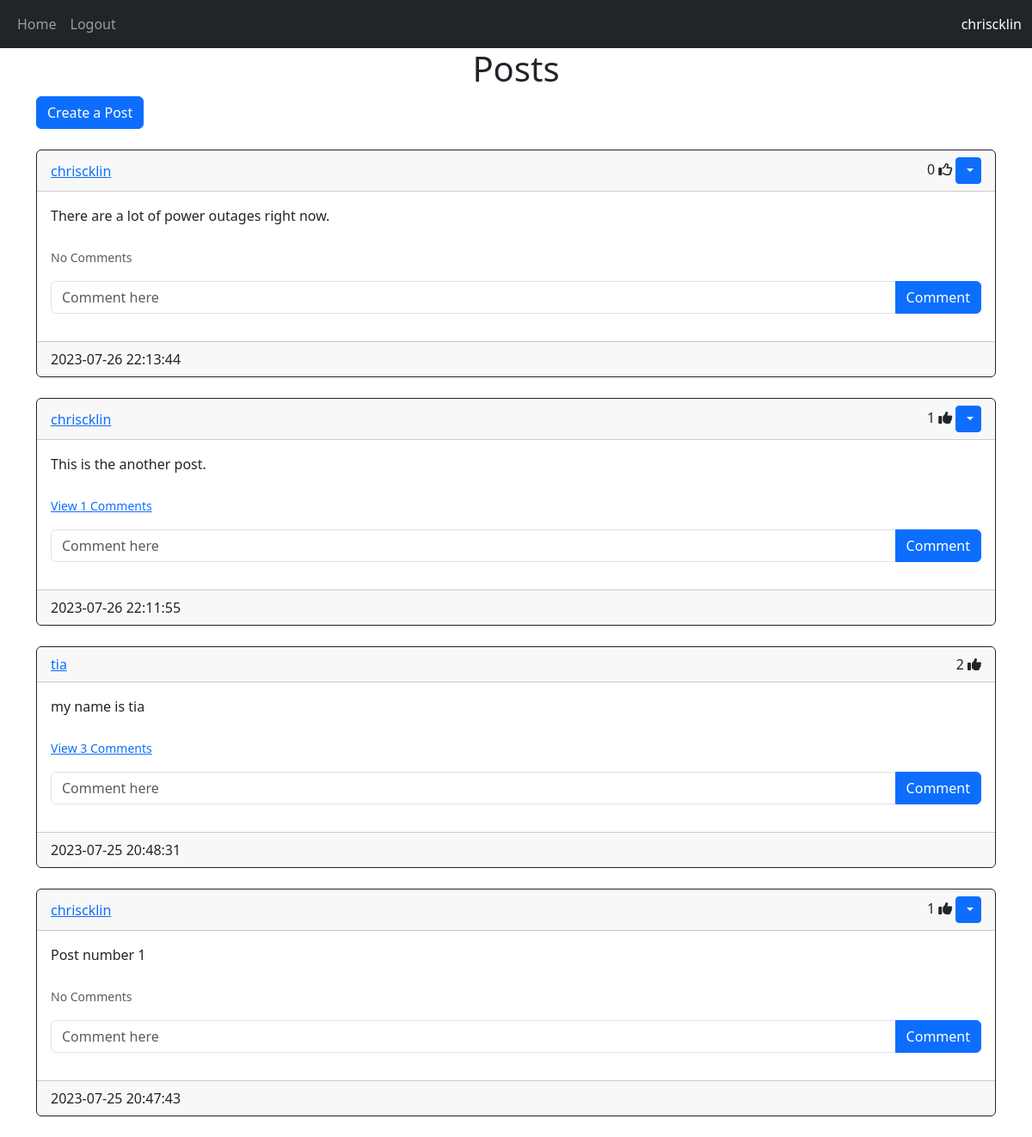
Screenshot of /home (signed in) with the database file from the repository.
### website/models.py (models this page shows)
class User(db.Model, UserMixin):
    id = db.Column(db.Integer, primary_key=True)
    email = db.Column(db.String(150), unique=True)
    username = db.Column(db.String(150), unique=True)
    password = db.Column(db.String(150))
    date_created = db.Column(db.DateTime(timezone=True), default=func.now())
    posts = db.relationship(
        'Post', backref='user', passive_deletes=True, order_by="Post.date_created.desc()")
    comments = db.relationship(
        'Comment', backref='user', passive_deletes=True, order_by="Comment.date_created.desc()")
    likes = db.relationship(
        'Like', backref='user', passive_deletes=True)

class Post(db.Model):
    id = db.Column(db.Integer, primary_key=True)
    text = db.Column(db.Text, nullable=False)
    date_created = db.Column(db.DateTime(timezone=True), default=func.now())
    author = db.Column(db.Integer, db.ForeignKey(
        'user.id', ondelete='CASCADE'), nullable=False)
    comments = db.relationship(
        'Comment', backref='post', passive_deletes=True, order_by="Comment.date_created.desc()")
    likes = db.relationship(
        'Like', backref='post', passive_deletes=True)

### website/views.py (the view)
@views.route("/")
@views.route("/home")
@login_required
def home():
    posts = Post.query.order_by(desc(Post.date_created)).all()
    return render_template("home.html", posts=posts)

### website/__init__.py (called while the page is built)
def create_app():
    app = Flask(__name__)
    app.config['SECRET_KEY'] = "helloworld"
    app.config['SQLALCHEMY_DATABASE_URI'] = f'sqlite:///{DB_NAME}'
    db.init_app(app)
    from .views import views
    from .auth import auth
    app.register_blueprint(views, url_prefix="/")
    app.register_blueprint(auth, url_prefix="/")
    from .models import User, Post, Comment, Like
    with app.app_context():
        create_database()
        Comment.query.all()
    login_manager = LoginManager()
    login_manager.login_view = "auth.login"
    login_manager.init_app(app)
    @login_manager.user_loader
    def load_user(id):
        return User.query.get(int(id))
    return app

### website/templates/home.html (shortened to what this page needs)
{% extends "posts_div.html" %}

### website/templates/posts_div.html (shortened to what this page needs)
{% extends "base.html" %}
{% block content %}
<h1 align="center">{% block header %}Posts{% endblock %}</h1>
{% block button %}
<a class="btn btn-primary" href="/create-post" role="button">Create a Post</a>
<br/>
<br/>
{% endblock %}
<div id="posts">
    {% for post in posts %}
    <div class="card border-dark">
        <div class="card-header d-flex justify-content-between align-items-center">
            <a href="/posts/{{post.user.username}}">{{post.user.username}}</a>
            <div>
                <span id="likes-count-{{post.id}}">{{post.likes|length}}</span>
                {% if current_user.id in post.likes|map(attribute="author")|list %}
                    <i class="fa-solid fa-thumbs-up" id="like-button-{{post.id}}" onclick="like({{post.id}})"></i>
                {% else %}
                    <i class="fa-regular fa-thumbs-up" id="like-button-{{post.id}}" onclick="like({{post.id}})"></i>
                {% endif %}
                {% if current_user.id == post.author %}
                <div class="btn-group ">
                    <button type="button" class="btn btn-sm btn-primary dropdown-toggle" data-bs-toggle="dropdown">
                    </button>
                </div>
                {% endif %}
            </div>
        </div>
        <div class="card-body">
            <div class="card-text">{{post.text}}</div>
            <br/>
            <p class="card-text">
                {% if post.comments|length > 0 %}
                    <a data-bs-toggle="collapse" href="#comments-{{post.id}}" role="button">
                    <small>View {{post.comments|length}} Comments</small>
                    </a>
                {% else %}
                    <small class="text-muted">No Comments</small>
                {% endif %}
            </p>
            <form class="input-group mb-3" method="POST" action="/create-comment/{{post.id}}">
                <input type="text" id="text" name="text" class="form-control" placeholder="Comment here"/>
                <button type="submit" class="btn btn-primary">Comment</button>
            </form>
        </div>
        <div class="card-footer" text-muted">
            {{post.date_created}}
        </div>
    </div>
    <br/>
    {% endfor %}
</div>
{% endblock %}

### website/templates/base.html (shortened to what this page needs)
<!DOCTYPE html>
<html lang="en">
<head>
    <link href="https://cdn.jsdelivr.net/npm/bootstrap@5.3.0/dist/css/bootstrap.min.css" rel="stylesheet">
</head>
<body>
    <nav class="navbar navbar-expand-lg navbar-dark bg-dark">
        <div class="container-fluid">
            <div class="collapse navbar-collapse" id="navbar">
                <div class="navbar-nav">
                    {% if not current_user.is_authenticated %}
                    <a class="nav-item nav-link" href="/login">Login</a>
                    <a class="nav-item nav-link" href="/sign-up">Sign Up</a>
                    {% else %}
                    <a class="nav-item nav-link" href="/home">Home</a>
                    <a class="nav-item nav-link" href="/logout">Logout</a>
                    {% endif %}
                </div>
            </div>
            {% if current_user.is_authenticated %}
            <div class="justify-content-end text-white">{{current_user.username}}</div>
            {% endif %}
        </div>
    </nav>
    <div class="container"> {% block content %}{% endblock%} </div>
</body>
</html>

### rows the page displays
User: username "chriscklin"
Post: user.username "chriscklin", likes|length "0", text "There are a lot of power outages right now.", shows "No Comments", date_created "2023-07-26 22:13:44"
Post: user.username "chriscklin", likes|length "1", text "This is the another post.", comments|length "1", date_created "2023-07-26 22:11:55"
Post: user.username "tia", likes|length "2", text "my name is tia", comments|length "3", date_created "2023-07-25 20:48:31"
Post: user.username "chriscklin", likes|length "1", text "Post number 1", shows "No Comments", date_created "2023-07-25 20:47:43"
